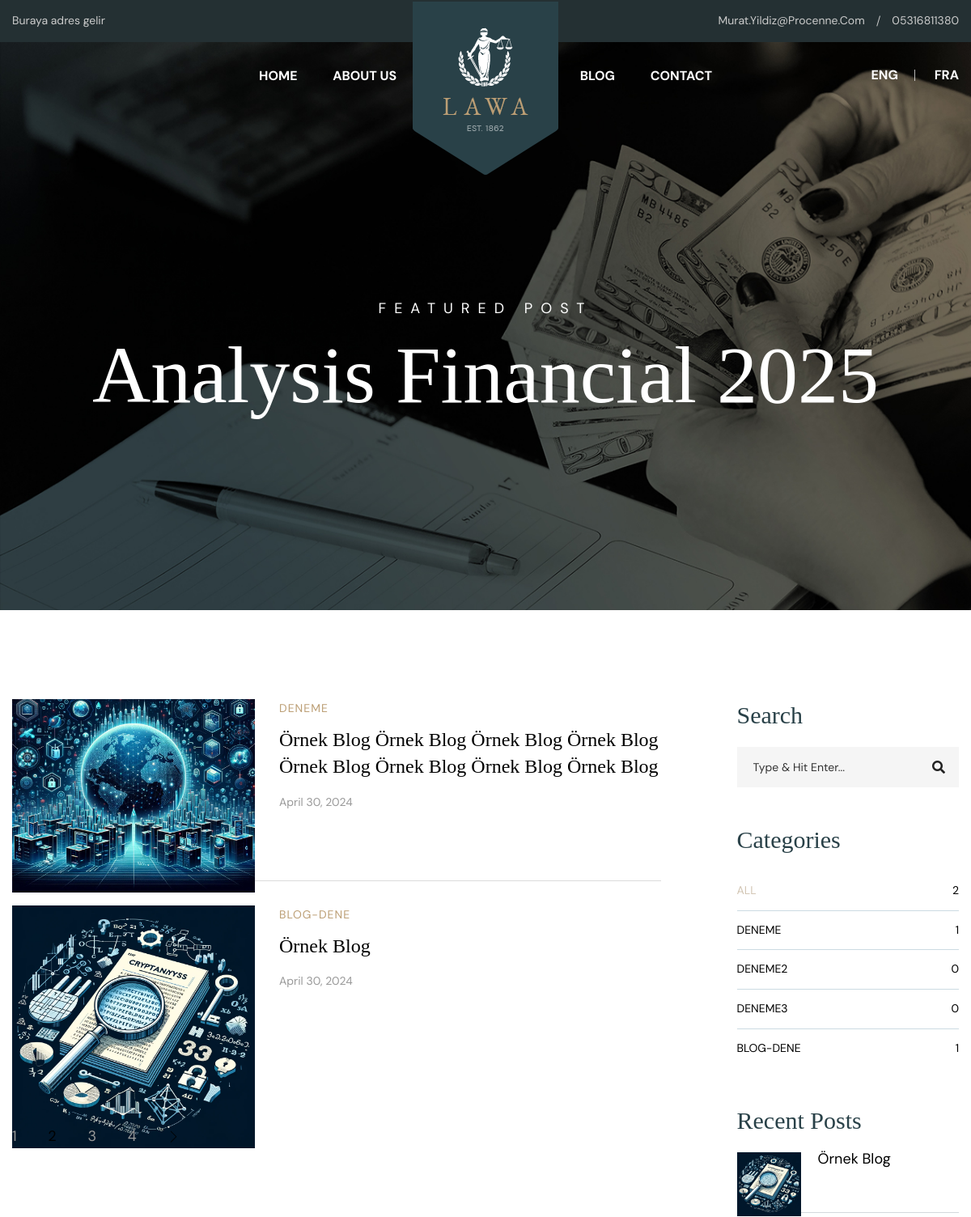
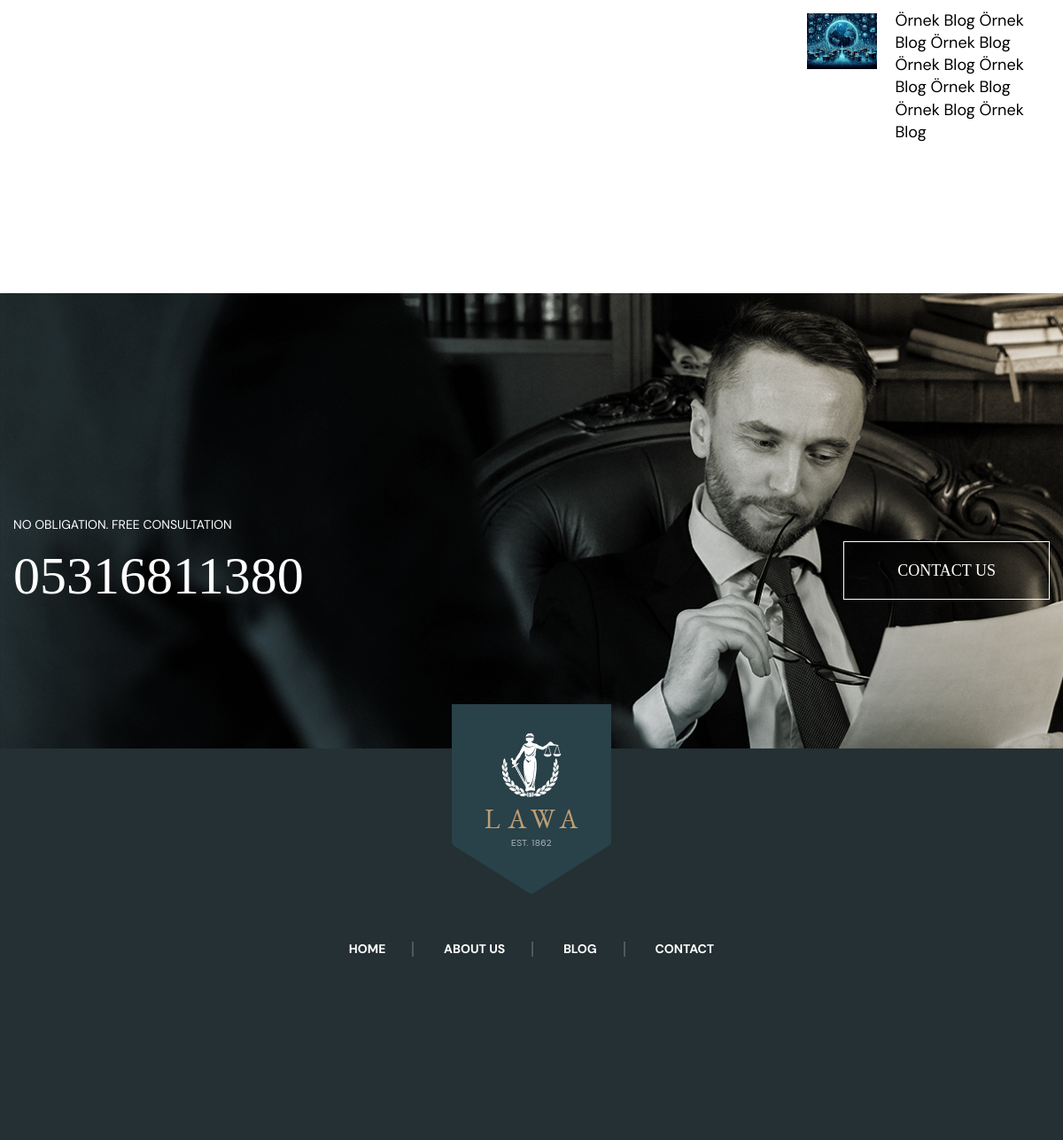
Screenshot of /blog/ with the database file from the repository (2 pictures, top to bottom).
### app/models.py (models this page shows, shortened)
class BannerContactInfo(models.Model):
    address = models.CharField(max_length=255, verbose_name="Adres")
    email = models.EmailField(max_length=255, verbose_name="E-Mail")
    phone_number = models.CharField(max_length=20, verbose_name="Telefon")
    twitter_url = models.URLField(max_length=200, verbose_name="Twitter URL", blank=True, null=True)
    linkedin_url = models.URLField(max_length=200, verbose_name="LinkedIn URL", blank=True, null=True)

class Blog(models.Model):
    author = models.ForeignKey(User, on_delete=models.CASCADE)
    Category = models.ForeignKey(Services, on_delete=models.CASCADE)
    Headers = models.CharField(max_length=200)
    date_posted = models.DateField(auto_now_add=True)
    content = RichTextField()
    image = models.ImageField(upload_to='blog_image/')

class Services(models.Model):
    SERVICES_CHOICES = [
        ('flaticon-money-1', 'flaticon-money-1'),
        ('flaticon-sedan-car-front', 'flaticon-sedan-car-front'),
        ('flaticon-shelter', 'flaticon-shelter'),
        ('flaticon-dollar', 'flaticon-dollar'),
        ('flaticon-trend', 'flaticon-trend'),
        ('flaticon-plumber', 'flaticon-plumber'),
        ('flaticon-building', 'flaticon-building'),
        ('flaticon-handcuff', 'flaticon-handcuff'),
    ]
    Services_Icon = models.CharField(max_length=25, choices=SERVICES_CHOICES, default='flaticon-handcuff')
    headers = models.CharField(max_length=255, verbose_name="Headers")
    Description = models.CharField(max_length=255, verbose_name="Description")
    image = models.ImageField(upload_to='services_image/')
    def __str__(self):
        return self.headers

class FooterSocialMedya(models.Model):
    SOCIAL_MEDYA_CHOICES = [
        ('icofont-twitter', 'icofont-twitter'),
        ('icofont-instagram', 'icofont-instagram'),
        ('icofont-facebook', 'icofont-facebook'),
        ('icofont-youtube', 'icofont-youtube'),
        ('icofont-linkedin', 'icofont-linkedin'),
    ]
    SocialMedya = models.CharField(max_length=30)
    SocialMedyaIcon = models.CharField(max_length=25, choices=SOCIAL_MEDYA_CHOICES)
    social_url = models.URLField(max_length=200, verbose_name="Social URL", blank=True, null=True)

### app/views.py (the view)
# urls.py: path('blog/', views.blog, name='blog'),
def blog(request):
    Blogs = Blog.objects.all()
    Total_Blog = Blog.objects.count()
    Banner_All = BannerContactInfo.objects.all()
    FooterSocialMedya_All = FooterSocialMedya.objects.all()
    Blogs__all = Blog.objects.all().order_by('id')
    Blogs_Reverse = Blogs__all.reverse()
    categories = Services.objects.all()
    category_count = {}
    for category in categories:
        count = Blog.objects.filter(Category=category).count()
        category_count[category] = count
    total_blogs = Blog.objects.count()  # Tüm blogların sayısını hesapla
    categories = Services.objects.all()[:4]  # İlk dört kategoriyi al
    category_count = {}
    for category in categories:
         count = Blog.objects.filter(Category=category).count()
         category_count[category] = count
    count_for_listed_categories = sum(category_count.values())
    others_count = total_blogs - count_for_listed_categories
    print(others_count)
    return render(request, 'blog.html', {'Banner_All': Banner_All, 'FooterSocialMedya_All': FooterSocialMedya_All, 'Blogs':Blogs, 'category_count': category_count, 'Blogs_Reverse': Blogs_Reverse, 'Total_Blog':Total_Blog, 'others_count':others_count})

### app/templates/Blog.html (shortened to what this page needs)
<!DOCTYPE html>
<html lang="en-US">
{% load static %}
{% include 'pieces/head.html' %}
<body>
<div class="page-wrapper">
    {% include 'pieces/navbar.html' %}
    <section class="page-title-section-two style-two" style="background-image: url('{% static "images/main-slider/2.jpg" %}')">
		<div class="auto-container">
			<div class="content-boxed">
                <div class="inner-box">
                    <div class="title">featured post</div>
                    <h1>Analysis Financial 2025</h1>
                </div>
			</div>
		</div>
	</section>
    <div class="sidebar-page-container">
    	<div class="auto-container">
        	<div class="row clearfix">
                <div class="content-side col-lg-9 col-md-12 col-sm-12">
                	<div class="our-blogs">
						{% for Blog in Blogs %}
						<div class="news-block-two">
							<div class="inner-box">
								<div class="image">
									<a href="{% url 'detail' question_id=Blog.pk %}"><img src="{{ Blog.image.url }}" alt="" /></a>
								</div>
								<div class="title">{{ Blog.Category }}</div>
								<h4><a href="{% url 'detail' question_id=Blog.pk %}">{{ Blog.Headers }}</a></h4>
								<div class="post-date">{{ Blog.date_posted }}</div>
							</div>
						</div>
						{% endfor %}
					</div>
					<div class="styled-pagination">
						<ul class="clearfix">
							<li><a href="#">1</a></li>
							<li class="active"><a href="#">2</a></li>
							<li><a href="#">3</a></li>
							<li><a href="#">4</a></li>
							<li class="next"><a href="#"><span class="flaticon-next-1"></span> </a></li>
						</ul>
					</div>
				</div>
                <div class="sidebar-side col-lg-3 col-md-12 col-sm-12">
                	<aside class="sidebar sticky-top">
                        <div class="sidebar-widget search-box">
							<div class="sidebar-title">
								<h3>Search</h3>
							</div>
							<form method="post" action="contact.html">
                                <div class="form-group">
                                    <input type="search" name="search-field" value="" placeholder="Type & Hit Enter..." required>
                                    <button type="submit"><span class="icon fa fa-search"></span></button>
                                </div>
                            </form>
						</div>
						<div class="sidebar-widget categories-widget">
							<div class="widget-content">
								<div class="sidebar-title">
									<h3>Categories</h3>
								</div>
								<ul class="service-cat-two">
									<li class="active"><a href="/blog/">All<span>{{ Total_Blog }}</span></a></li>
									{% for category, count in category_count.items %}
										{% if forloop.counter <= 4 %}
											<li><a href="/blogs/{{ category.headers }}/">{{ category.headers }}<span>{{ count }}</span></a></li>
										{% endif %}
									{% endfor %}
								</ul>
							</div>
						</div>
                        <div class="sidebar-widget popular-posts">
							<div class="sidebar-title">
                            	<h3>Recent Posts</h3>
                            </div>
                            <div class="widget-content">
								{% for Reverse in Blogs_Reverse %}
									{% if forloop.counter <= 3 %}
										<article class="post">
											<figure class="post-thumb"><a href="/blog_details/{{ Reverse.id }}/"><img src="{{ Reverse.image.url }}" alt=""></a></figure>
											<div class="text"><a href="/blog_details/{{ Reverse.id }}/">{{ Reverse.Headers }}</a></div>
										</article>
									{% endif %}
								{% endfor %}
                            </div>
						</div>
					</aside>
				</div>
			</div>
		</div>
	</div>
	{% include 'pieces/CTA.html' %}
    {% include 'pieces/footer.html' %}
</div>
</body>
</html>

### app/templates/pieces/head.html (shortened to what this page needs)
<head>
    {% load static %}
	<link href="{% static 'css/bootstrap.css' %}" rel="stylesheet">
	<link href="{% static 'css/main.css' %}" rel="stylesheet">
	<link href="{% static 'css/responsive.css' %}" rel="stylesheet">
</head>

### app/templates/pieces/navbar.html (shortened to what this page needs)
{% load static %}
		<header class="main-header">
			{% for contact in Banner_All %}
			<div class="header-top">
				<div class="auto-container">
					<div class="inner-container clearfix">
						<div class="top-left pull-left">
							<div class="text">{{ contact.address }}</div>
						</div>
						<div class="top-right pull-right">
							<ul class="info-list">
								<li><a href="mailto:contact@lawa.com">{{ contact.email }}</a></li>
								<li><a href="tel:+003-5684-24-24-23">{{ contact.phone_number }}</a></li>
							</ul>
						</div>
					</div>
				</div>
			</div>
			{% endfor %}
			<div class="header-upper">
				<div class="auto-container">
					<div class="clearfix">
						<div class="pull-left logo-box">
							<div class="logo"><a href="/"><img src="{% static 'images/logo.png' %}" alt="" title=""></a></div>
						</div>
						<div class="nav-outer clearfix">
							<nav class="main-menu navbar-expand-md">
								<div class="navbar-collapse show collapse clearfix" id="navbarSupportedContent">
									<ul class="navigation left-nav clearfix">
										<li><a href="/">Home</a></li>
										<li><a href="/about/">About Us</a></li>
									</ul>
									<ul class="navigation right-nav clearfix">
										<li><a href="/blog/">Blog</a></li>
										<li><a href="/contact">Contact</a></li>
									</ul>
								</div>
							</nav>
							{% for contact2 in Banner_All %}
							<ul class="social-box">
								<li>
									<a href="{{ contact2.twitter_url }}" target="_blank" rel="noopener noreferrer">
										<span class="icofont-twitter"></span>
									</a>
								</li>
								<li>
									<a href="{{ contact2.linkedin_url }}" target="_blank" rel="noopener noreferrer">
										<span class="icofont-linkedin"></span>
									</a>
								</li>
							</ul>
							{% endfor %}
							<div class="outer-box">
								<ul class="language-nav">
									<li><a href="#">Eng</a></li>
									<li><a href="#">Fra</a></li>
								</ul>
							</div>
						</div>
					</div>
				</div>
			</div>
		</header>

### app/templates/pieces/CTA.html
{% load static %}
		<section class="cta-section" style="background-image: url('{% static "images/background/1.jpg" %}')">
			<div class="auto-container">
				<div class="clearfix">
					<div class="pull-left">
						<div class="title">No Obligation. Free consultation</div>
						{% for contact in Banner_All %}
						<a class="phone" href="tel:+{{ contact.phone_number }}">{{ contact.phone_number }}</a>
						{% endfor %}
					</div>
					<div class="pull-right">
						<a href="/contact/" class="theme-btn btn-style-two"><span class="txt">Contact Us</span></a>
					</div>
				</div>
			</div>
		</section>

### app/templates/pieces/footer.html
{% load static %}
		<footer class="main-footer">
			<div class="auto-container">
				<div class="logo-box">
					<div class="logo"><a href="index.html"><img src="{% static 'images/logo.png' %}" alt="" /></a></div>
				</div>
				<ul class="footer-nav">
					<li><a href="/">Home</a></li>
					<li><a href="/about/">About Us</a></li>
					<li><a href="/blog/">Blog</a></li>
					<li><a href="/contact/">Contact</a></li>
				</ul>
				<ul class="social-box">
					{% for social in FooterSocialMedya_All %}
					<li><a href="{{ social.social_url }}" class="{{ social.SocialMedyaIcon }}" target="_blank"></a></li>
					{% endfor %}
				</ul>
			</div>
		</footer>

### app/templates/pieces/scripts.html (shortened to what this page needs)
{% load static %}

### rows the page displays
BannerContactInfo: address "Buraya adres gelir", email "Murat.yildiz@procenne.com", phone_number "05316811380"
Blog: image (picture), Category "DENEME", Headers "Örnek Blog Örnek Blog Örnek Blog Örnek Blog Örnek Blog Örnek Blog Örnek Blog Örnek Blog", date_posted "April 30, 2024"
Blog: image (picture), Category "BLOG-DENE", Headers "Örnek Blog", date_posted "April 30, 2024"
Services: headers "DENEME", count "1"
Services: headers "DENEME2", count "0"
Services: headers "DENEME3", count "0"
Services: headers "BLOG-DENE", count "1"

### other values shown
{{ Total_Blog }} "2"
